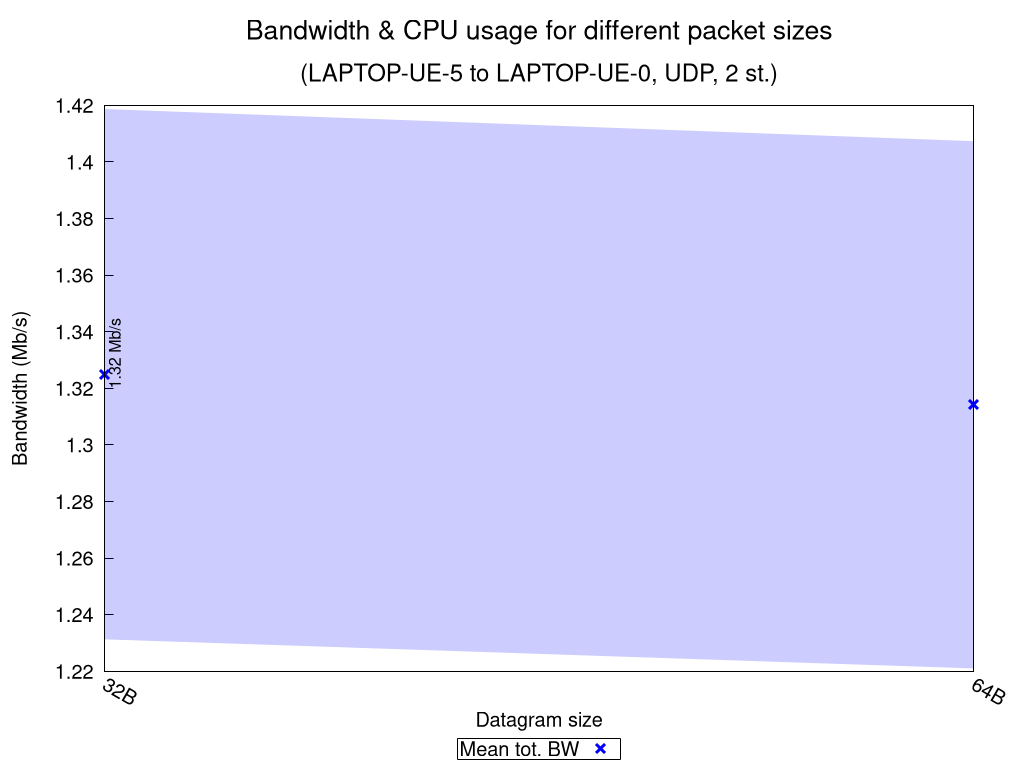

Recreate this plot in gnuplot.
set terminal pngcairo nocrop enhanced size 1024,768 font "Verdana,15"
set output "UDP_2_st_2020_10_12_12-56-35_two2one_summary.png"

set title "{/=20 Bandwidth \\& CPU usage for different packet sizes}\n\n{/=18 (LAPTOP-UE-5 to LAPTOP-UE-0, UDP, 2 st.)}"

set xlabel "Datagram size"
set ylabel "Bandwidth (Mb/s)"
set ytics nomirror
set key bmargin center horizontal box samplen 1 width -1
set bmargin 4.6
set rmargin 4.5
set xtics rotate by -30
printxsizes(x) = x < 1024.0 ? sprintf("%.0fB", x) : (x < 1048576.0 ? sprintf("%.0fKB", x/1024.0) : sprintf("%.0fMB", x/1048576.0))

rf = 1000000.0  # rate factor
stats "UDP_2_st_2020_10_12_12-56-35_two2one_iperf_summary.dat" using ($1 >= 0 ? $3 : 1/0) nooutput
set logscale x 2
set style fill transparent solid 0.2 noborder
set autoscale xfix
plot "UDP_2_st_2020_10_12_12-56-35_two2one_iperf_summary.dat" using ($1 >= 0 ? $2 : 1/0):($3/rf-$4/rf):($3/rf+$4/rf) with filledcurves lc rgb "blue" notitle, \
     "" using 2:($1 >= 0 ? $3/rf : 1/0):xtic(printxsizes($2)) with points pt 2 ps 1.5 lw 3 lc rgb "blue" title "Mean tot. BW", \
     "" using 2:($1 >= 0 ? $3/rf : 1/0):(sprintf("%.2f Mb/s", $3/rf)) with labels offset 0.9,1.0 rotate by 90 font ",12" notitle, \
     "" using ($1 < 0 ? $2 : 1/0):(STATS_min/rf):(sprintf("Net test failed!")) with labels offset 0.9,2.5 rotate by 90 tc rgb "red" font ",12" notitle, \
